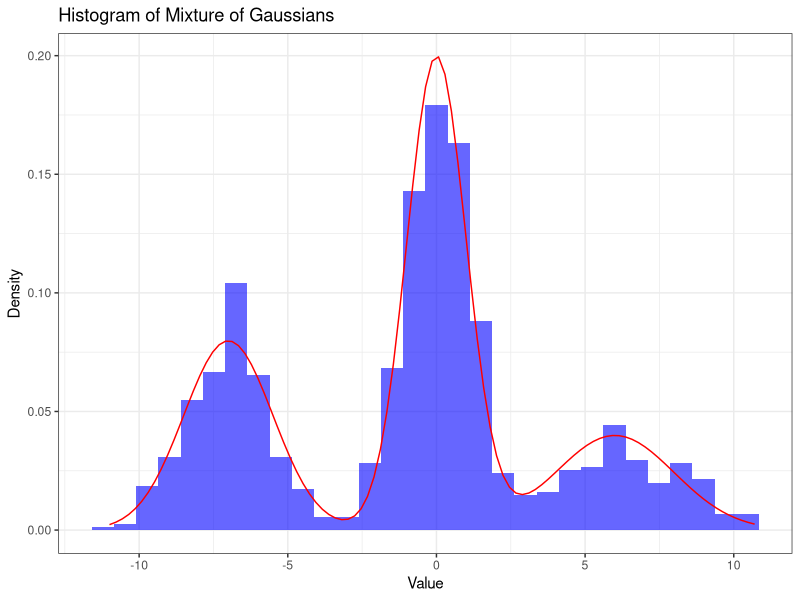

The R script that drew this image:
library(ggplot2)


generate_thousand <- function(mixing_coefficients, means, standard_deviations) {

  data <- c()
  choices_count <- rep(0, length(mixing_coefficients))

  number_of_samples <- 1000

  choices <- sample(
                   x = seq_along(mixing_coefficients),
                   size = number_of_samples,
                   prob = mixing_coefficients,
                   replace = TRUE)

  for(i in 1:number_of_samples){
    choices_count[choices[i]] <- choices_count[choices[i]] + 1
  }
  print(choices_count)

  data <- c(
            data,
            rnorm(
                  n = number_of_samples,
                  mean = means[choices],
                  sd = standard_deviations[choices]))

  # plot histogram and gaussian curves
  df <- data.frame(data)

  p <- ggplot(df, aes(x = data)) +
    geom_histogram(
                   aes(y = ..density..),
                   bins = 30,
                   fill = "blue",
                   alpha = 0.6) +
    stat_function(fun = function(x) {
      Reduce(`+`, lapply(1:length(means), function(i) {
        dnorm(
              x = x,
              mean = means[i],
              sd = standard_deviations[i]) * mixing_coefficients[i]
      }))
    }, color = "red") +
    labs(title = "Histogram of Mixture of Gaussians",
         x = "Value",
         y = "Density") +
    theme_bw()

  print(p)
}

mixing_coefficients <- c(0.2, 0.5, 0.3)
means <- c(6, 0, -7)
standard_deviations <- c(2, 1, 1.5)

generate_thousand(mixing_coefficients, means, standard_deviations)